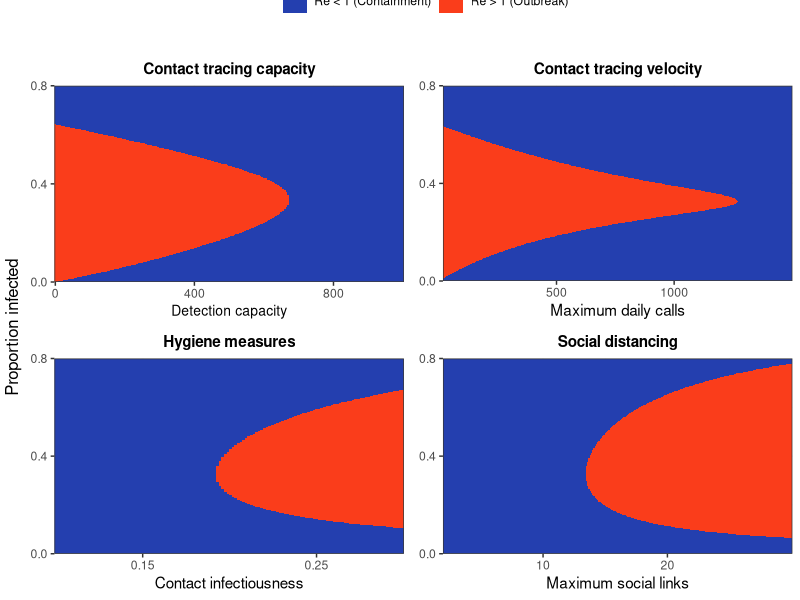
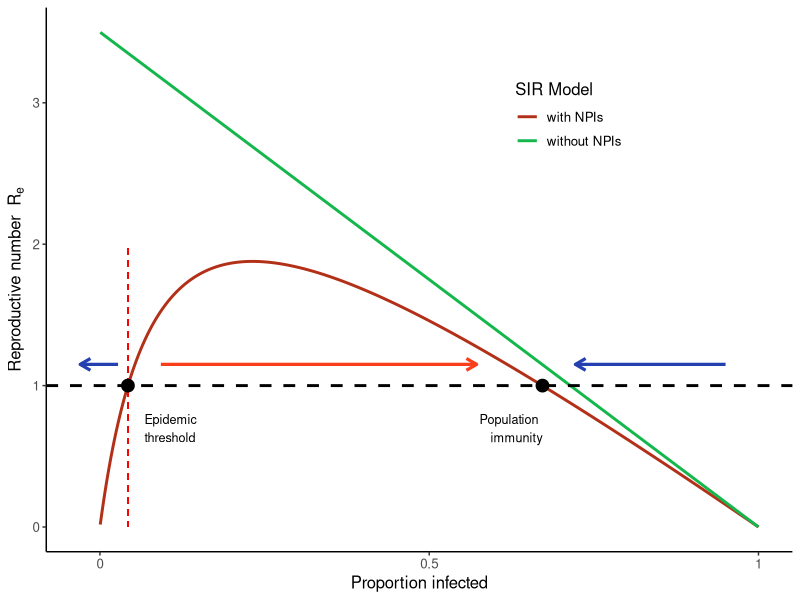
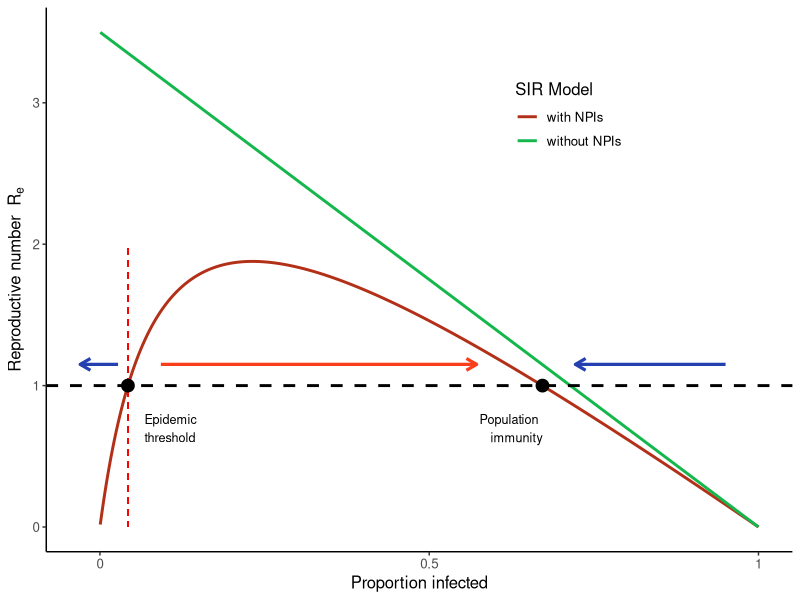

Reproduce these figures in R, in order.
###### Plot the state space of Rt against N infected for different interventions

# Variables
#
# Npop: overall population
# pCall: probability that an attempt to contact individual is succesful
# pInfection: probability that a close contact is infected
# maxLinks: average number of close contacts that non detected infected individuals make
# NDailyCalls: daily number of contacting attempts that can be performed
# maxDetected: maximum number of infected individuals that can be detected
# infectedSubsample: plotting parameter to subsample infected for 2D rasters
# propInfectedMax: plotting parameter to truncate 2D plots vertically

library(tidyr)
library(ggplot2)
library(reshape)
library(dplyr)
library(gridExtra)
library(cowplot)
library(gtable)

#########
# Basic model functions
########

# function of effective social links by day
links_fun <- function(maxLinks, day){
  return(maxLinks * (day^4) / (day^4 + 7^4))
}

# calculate the expected number of links of detected individuals
expected_links <- function(maxLinks, pContact){
  days <- c(0:20)
  pDay <- dgeom(days, pContact)
  pDay[length(pDay)] <- 1 - sum(pDay[1:(length(pDay)-1)])
  links <- links_fun(maxLinks, days)
  expectedLinks <- sum(pDay * links)
  return(expectedLinks)
}

# calculate Rt for given parameters
calculate_Rt <- function(maxDetected, maxLinks, Infected, pCall, NDailyCalls,
                   pInfection, Npop){
  # Expected number of detected individuals
  pDetected <- maxDetected / (maxDetected + Infected)
  NDetected <- pDetected * Infected
  # Daily probability that a detected individual is contacted
  pContact <- 1 - (1-pCall)^(NDailyCalls/NDetected)
  # Number of expected social links for detected individuals
  detectedLinks <- expected_links(maxLinks, pContact)
  # Probability that a contact of an infected is susceptible
  pSusceptible<- (Npop - Infected - 1) / (Npop - 1)
  # Rt calculation
  Rt <- pSusceptible * pInfection * (pDetected*detectedLinks + (1-pDetected)*maxLinks)
  return(Rt)
}

# calculates Rt for a vector of values of Infected
calculate_Rt_range <- function(maxDetected, maxLinks, Infected, pCall,
                               NDailyCalls, pInfection, Npop){
  RtVec <- vector()
  for (i in c(1:length(Infected))) {
    RtVec[i] <- calculate_Rt(maxDetected, maxLinks, Infected[i], pCall,
                             NDailyCalls, pInfection, Npop)
  }
  return(RtVec)
}

##############################
# Functions that generate phase space
#############################

### Calculate Rt for a varying number of detection capacity
Rt_detected <- function(maxLinks, maxDetected, pCall,  pInfection,
                     NDailyCalls, Npop, propInfectedMax = 1){
  infected <- c(1:round(Npop*propInfectedMax))
  RtSpace <- matrix(NA, ncol=length(maxDetected), nrow=length(infected))
  for(md in c(1:length(maxDetected))) {
    RtSpace[,md] <-  calculate_Rt_range(maxDetected=maxDetected[md],
                                        maxLinks=maxLinks, Infected=infected,
                                        pCall=pCall,
                                        NDailyCalls=NDailyCalls,
                                        pInfection=pInfection,
                                        Npop=Npop)
  }
  colnames(RtSpace) <- maxDetected
  rownames(RtSpace) <- infected
  return(RtSpace)
}


### Calculate Rt for a varying number of daily calls
Rt_calls <- function(maxLinks, maxDetected, pCall,  pInfection,
                     NDailyCalls, Npop, propInfectedMax = 1){
  infected <- c(1:round(Npop*propInfectedMax))
  RtSpace <- matrix(NA, ncol=length(NDailyCalls), nrow=length(infected))
  for(nc in c(1:length(NDailyCalls))) {
    RtSpace[,nc] <-  calculate_Rt_range(maxDetected=maxDetected,
                                        maxLinks=maxLinks, Infected=infected,
                                        pCall=pCall,
                                        NDailyCalls=NDailyCalls[nc],
                                        pInfection=pInfection,
                                        Npop=Npop)
  }
  colnames(RtSpace) <- NDailyCalls
  rownames(RtSpace) <- infected
  return(RtSpace)
}


### Calculate Rt for a varying number of maximum contacts
Rt_links <- function(maxLinks, maxDetected, pCall,  pInfection,
                     NDailyCalls, Npop, propInfectedMax = 1){
  infected <- c(1:round(Npop*propInfectedMax))
  RtSpace <- matrix(NA, ncol=length(maxLinks), nrow=length(infected))
  for(ml in c(1:length(maxLinks))) {
    RtSpace[,ml] <-  calculate_Rt_range(maxDetected=maxDetected,
                                        maxLinks=maxLinks[ml], Infected=infected,
                                        pCall=pCall,
                                        NDailyCalls=NDailyCalls,
                                        pInfection=pInfection,
                                        Npop=Npop)
  }
  colnames(RtSpace) <- maxLinks
  rownames(RtSpace) <- infected
  return(RtSpace)
}

### Calculate Rt for a varying number of probability of infectious close contact
Rt_pInfection <- function(maxLinks, maxDetected, pCall,  pInfection,
                     NDailyCalls, Npop, propInfectedMax = 1){
  infected <- c(1:round(Npop*propInfectedMax))
  RtSpace <- matrix(NA, ncol=length(pInfection), nrow=length(infected))
  for(pI in c(1:length(pInfection))) {
    RtSpace[,pI] <-  calculate_Rt_range(maxDetected=maxDetected,
                                        maxLinks=maxLinks, Infected=infected,
                                        pCall=pCall,
                                        NDailyCalls=NDailyCalls,
                                        pInfection=pInfection[pI],
                                        Npop=Npop)
  }
  colnames(RtSpace) <- pInfection
  rownames(RtSpace) <- infected
  return(RtSpace)
}

# Enlongate and subsample matrix, and binarize, to draw raster in ggplot
# varNames is the names of the columns
# infectedSubsample indicates to keep 1 of every infectedSumsample infected values
enlongate_matrix <- function(inputMatrix, varNames, infectedSubsample) {
  longDF <- melt.array(inputMatrix, varnames = varNames) %>%
    dplyr::rename(., Rt = value) %>%
    dplyr::mutate(., Rt_exp = as.factor(as.integer(Rt > 1))) %>%
    as_tibble(.) %>%
    dplyr::filter(., (Infected %% infectedSubsample) == 0)
  return(longDF)
}

# plot 2D
plot_phase_space <- function(inputDF, reverse = FALSE){
  spacePlot <- ggplot(inputDF, aes(x = measure, y = Infected, fill = Rt_exp)) +
    geom_raster() +
    scale_fill_manual(values = c("#243faf", "#fa3d1b"),
                      name = element_blank(), labels = c("Re < 1 (Containment)",
                                                         "Re > 1 (Outbreak)")) +
    scale_y_continuous(name = "Proportion infected", expand = c(0,0),
                       limits = c(0,.8), breaks = c(0, 0.4, 0.8)) +
    theme_bw()
  if (reverse) {
    spacePlot <- spacePlot +
      scale_x_reverse(name = xName, expand = c(0,0))
  }
  return(spacePlot)
}


###############################
# Make the space plots
###############################

# general parameters
pCall <- 0.15
pInfection <- 0.2
Npop <- 2000
maxLinks <- 14
propInfectedMax <- 1
NDailyCalls <- 800
infectedSubsample <- 3
maxDetected <- 600

# ranges for 
maxDetected_Vec <- seq(0, 1000, 5)
dailyCalls_Vec <- seq(20, 1500, 5)
maxLinks_Vec <- seq(2, 30, 0.1)
pInfection_Vec <- seq(0.1, 0.3, 0.0015)

# Space plot for maximum number of people that can be detected
detectedLong <- Rt_detected(maxLinks = maxLinks, maxDetected = maxDetected_Vec,
                        pCall = pCall, pInfection = pInfection,
                        NDailyCalls = NDailyCalls, Npop = Npop,
                        propInfectedMax = propInfectedMax) %>%
                enlongate_matrix(., c("Infected", "maxDetected"), infectedSubsample)

detectedPlot <- dplyr::rename(detectedLong, measure = maxDetected) %>%
  dplyr::mutate(Infected =Infected/ Npop) %>% 
  plot_phase_space(.) +
  ggtitle("Contact tracing capacity") +
  theme(plot.title = element_text(hjust = 0.5, size = 11, face = "bold"),
        axis.title.x = element_text(size = 10)) +
  scale_x_continuous(breaks = c(0, 400, 800), name = "Detection capacity",
                     expand = c(0,0))

# Space plot for maximum number of calls (speed of detection)
callsLong <- Rt_calls(maxLinks = maxLinks, maxDetected = maxDetected,
                        pCall = pCall, pInfection = pInfection,
                        NDailyCalls = dailyCalls_Vec, Npop = Npop,
                        propInfectedMax = propInfectedMax) %>%
            enlongate_matrix(., c("Infected", "maxCalls"), infectedSubsample)
callsPlot <- dplyr::rename(callsLong, measure = maxCalls) %>%
  dplyr::mutate(Infected =Infected/ Npop) %>% 
  plot_phase_space(.) +
  ggtitle("Contact tracing velocity") +
  theme(plot.title = element_text(hjust = 0.5, size = 11, face = "bold")) +
  scale_x_continuous(breaks = c(0, 500, 1000), name =  "Maximum daily calls",
                     expand = c(0,0))

# Space plot for maximum number of links
linksLong <- Rt_links(maxLinks = maxLinks_Vec, maxDetected = maxDetected,
                        pCall = pCall, pInfection = pInfection,
                        NDailyCalls = NDailyCalls, Npop = Npop,
                        propInfectedMax = propInfectedMax) %>% 
            enlongate_matrix(., c("Infected", "maxLinks"), infectedSubsample)
linksPlot <- dplyr::rename(linksLong, measure = maxLinks) %>%
  dplyr::mutate(Infected =Infected/ Npop) %>% 
  plot_phase_space(.) +
  ggtitle("Social distancing") +
  theme(plot.title = element_text(hjust = 0.5, size = 11, face = "bold")) +
  scale_x_continuous(breaks = c(10, 20), name =  "Maximum social links",
                     expand = c(0,0))

# Space plot for pInfection 
infectionLong <- Rt_pInfection(maxLinks = maxLinks, maxDetected = maxDetected,
                        pCall = pCall, pInfection = pInfection_Vec,
                        NDailyCalls = NDailyCalls, Npop = Npop,
                        propInfectedMax = propInfectedMax) %>%
            enlongate_matrix(., c("Infected", "pInfection"), infectedSubsample)
infectionPlot <- dplyr::rename(infectionLong, measure = pInfection) %>%mutate(Infected =Infected/ Npop) %>% 
  plot_phase_space(.) +
  ggtitle("Hygiene measures") +
  theme(plot.title = element_text(hjust = 0.5, size = 11, face = "bold")) +
  scale_x_continuous(breaks = c(0.15, 0.25), name = "Contact infectiousness",
                     expand = c(0,0))



# arrange plots into grid
legendPlot <- detectedPlot + theme(legend.position = "top")
legend <- gtable_filter(ggplotGrob(legendPlot), "guide-box")

plotGrid <- grid.arrange(legend,
                     arrangeGrob(detectedPlot + theme(legend.position="none",
                                                      axis.title.y=element_blank()),
                                 callsPlot + theme(legend.position="none",
                                                      axis.title.y=element_blank()),
                                 infectionPlot + theme(legend.position="none",
                                                      axis.title.y=element_blank()),
                                 linksPlot + theme(legend.position="none",
                                                      axis.title.y=element_blank()),
                                 ncol=2, left = "Proportion infected"),
                     heights=c(1, 10))


ggsave("./plots/phase_space.png", plotGrid, width = 15, height = 13, units = "cm")

########################
# plot 1d phase space
########################

# Rt as function of infected individuals without allee
logistic_R <- function(R0, Npop) {
  I <- c(1:Npop)
  R <- R0 * (Npop - I)/Npop
  return(R)
}

# Rt as function of infected individuals with allee
allee_R <- function(R0, Npop, I50) {
  I <- c(1:Npop)
  R <- R0 * (Npop - I)/Npop * I / (I + I50)
  return(R)
}

lR <- logistic_R(3.5, 2000)
aR <- allee_R(3.5, 2000, 200)

rdf <- data.frame(Infected = c(1:2000), lR = lR, aR = aR) %>%
  tidyr::pivot_longer(., cols = c("aR", "lR"), names_to = "model",
                      values_to = "R")

# plotting code to detect and signal thresholds and comment the plots

equilibriumPoints <- which(aR < 1)
point1 <- which(diff(equilibriumPoints) == max(diff(equilibriumPoints)))
point2 <- equilibriumPoints[point1+1]

equilibriumDf <- data.frame(Infected = c(point1, point2), R = c(1, 1),
                               type = c("unstable", "stable"))
arrowDf <- data.frame(Ii = c(point1 - 30, point1 + 100, Npop - 100),
                      If = c(-60, point2 - 200, point2 + 100),
                      direction = c("left", "right", "left"),
                      R = 1.15)

thresholdText <- c("Epidemic \nthreshold")
immunityText <- c("Population \nimmunity")


allee1D <- ggplot(rdf, aes(x = Infected, y = R, color = model)) +
  geom_line(size = 1) +
  scale_color_manual(values = c("#b33018", "#14b74b"), name = "SIR Model",
                     labels = c("with NPIs", "without NPIs")) +
  geom_hline(yintercept = 1, size = 1, linetype = "dashed") +
  geom_segment(aes(x = point1, xend = point1, y = 0, yend = 2), color = "red",
               linetype = "dashed") +
  xlab("Proportion infected") +
  ylab(bquote('Reproductive number ' ~R[e] )) +
  geom_point(data = equilibriumDf, size = 4, color = "black") +
  geom_segment(data = dplyr::filter(arrowDf, direction == "right"),
               aes(x = Ii, xend = If, y = R, yend = R), color = "#fa3d1b",
               arrow = arrow(length = unit(0.3, "cm")), size = 1.1) +
  geom_segment(data = dplyr::filter(arrowDf, direction == "left"),
               aes(x = Ii, xend = If, y = R, yend = R), color =  "#243faf",
               arrow = arrow(length = unit(0.3, "cm"), ends = "last"),
               size = 1.1) +
  #geom_text(aes(x = point1+50, y = 0.7), label = thresholdText, color = "black",
            #hjust = "inward", family = "sans", fontface = "plain", ) +
  annotate("text", x=point1+50, y=0.7, label=thresholdText, size=3.2, hjust="inward") +
  annotate("text", x=point2, y=0.7, label=immunityText, size=3.2, hjust="inward") +
#  geom_text(aes(x = point2, y = 0.7), label = immunityText, color = "black",
 #           hjust = "inward", family = "sans", fontface = "plain" ) +
  theme_classic() +
  scale_x_continuous(breaks = c(0, 1000, 2000), labels = c(0, 0.5, 1)) + 
  theme(legend.position = c(.7,.8),text=element_text(size=12)) 

allee1D <- print(allee1D)
ggsave("./plots/allee1D.png", allee1D, width = 15, height = 9, units = "cm")
